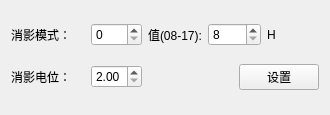
<?xml version="1.0" encoding="UTF-8"?>
<ui version="4.0">
 <class>MOSICND2018config</class>
 <widget class="QWidget" name="MOSICND2018config">
  <property name="geometry">
   <rect>
    <x>0</x>
    <y>0</y>
    <width>330</width>
    <height>115</height>
   </rect>
  </property>
  <property name="windowTitle">
   <string>MOSICND2018config</string>
  </property>
  <layout class="QGridLayout" name="gridLayout">
   <item row="0" column="0">
    <layout class="QHBoxLayout" name="horizontalLayout">
     <item>
      <widget class="QLabel" name="label">
       <property name="text">
        <string>消影模式：    </string>
       </property>
      </widget>
     </item>
     <item>
      <widget class="QSpinBox" name="ShadowingModespinBox">
       <property name="maximum">
        <number>1</number>
       </property>
      </widget>
     </item>
    </layout>
   </item>
   <item row="0" column="1">
    <layout class="QHBoxLayout" name="horizontalLayout_3">
     <item>
      <widget class="QLabel" name="label_4">
       <property name="text">
        <string>值(08-17):</string>
       </property>
      </widget>
     </item>
     <item>
      <widget class="QSpinBox" name="ValuespinBox">
       <property name="minimum">
        <number>8</number>
       </property>
       <property name="maximum">
        <number>23</number>
       </property>
       <property name="displayIntegerBase">
        <number>16</number>
       </property>
      </widget>
     </item>
     <item>
      <widget class="QLabel" name="label_5">
       <property name="text">
        <string>H</string>
       </property>
      </widget>
     </item>
    </layout>
   </item>
   <item row="1" column="0">
    <layout class="QHBoxLayout" name="horizontalLayout_2">
     <item>
      <widget class="QLabel" name="label_2">
       <property name="text">
        <string>消影电位：    </string>
       </property>
      </widget>
     </item>
     <item>
      <widget class="QDoubleSpinBox" name="ShadowingVoltagespinBox">
       <property name="minimum">
        <double>2.000000000000000</double>
       </property>
       <property name="maximum">
        <double>3.750000000000000</double>
       </property>
       <property name="singleStep">
        <double>0.250000000000000</double>
       </property>
      </widget>
     </item>
    </layout>
   </item>
   <item row="1" column="1">
    <layout class="QHBoxLayout" name="horizontalLayout_4">
     <item>
      <spacer name="horizontalSpacer">
       <property name="orientation">
        <enum>Qt::Horizontal</enum>
       </property>
       <property name="sizeHint" stdset="0">
        <size>
         <width>40</width>
         <height>20</height>
        </size>
       </property>
      </spacer>
     </item>
     <item>
      <widget class="QPushButton" name="pushButton">
       <property name="text">
        <string>设置</string>
       </property>
      </widget>
     </item>
    </layout>
   </item>
  </layout>
 </widget>
 <resources/>
 <connections/>
</ui>
